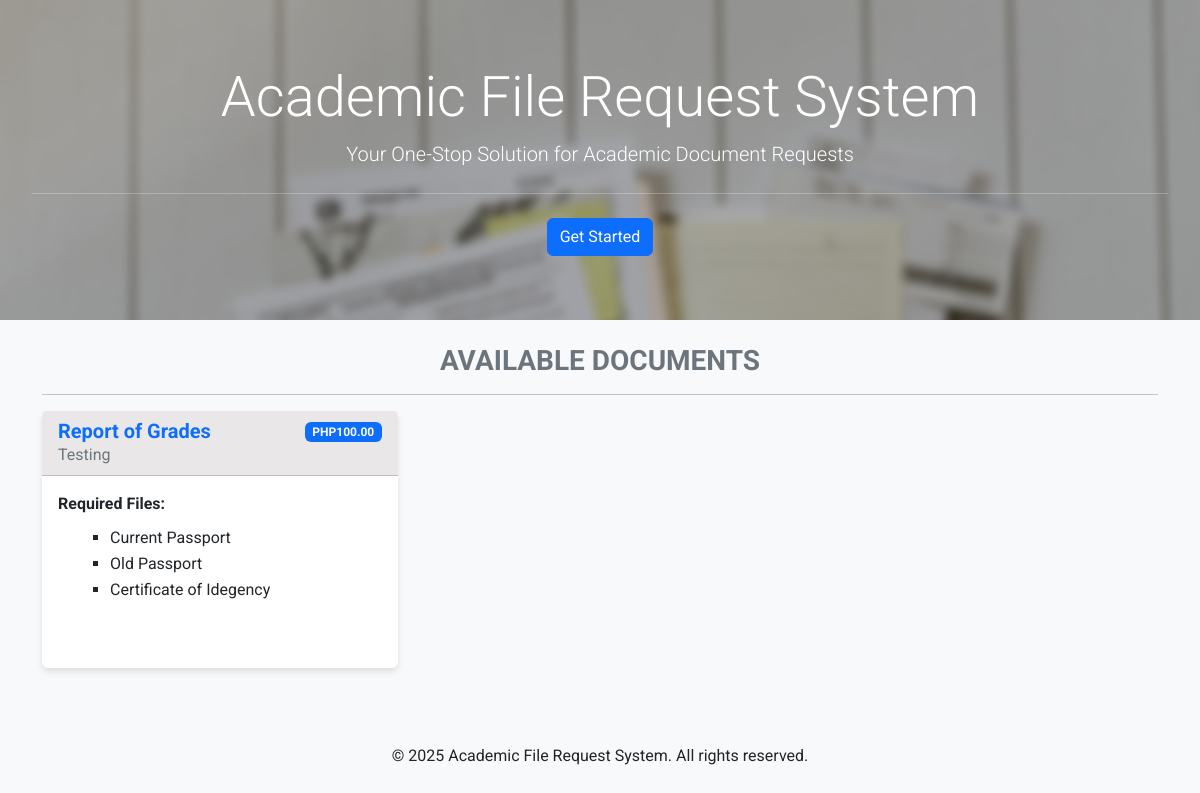
The page / on the database its author committed.
### onlinerequest/models.py (models this page shows, shortened)
class Request(models.Model):
    description = models.CharField(max_length=256)
    files_required = models.CharField(max_length=256)
    document = models.ForeignKey(Document, on_delete=models.CASCADE)
    price = models.CharField(max_length=6, default=1.00)

class Document(models.Model):
    code = models.CharField(max_length=64)
    description = models.CharField(max_length=64)
    active = models.BooleanField(default=True)

class Requirement(models.Model):
    code = models.CharField(max_length=64)
    description = models.CharField(max_length=64)

### onlinerequest/views/views.py (the view)
# urls.py: path('', views.index),
def index(request):
    request_forms = Request.objects.all()
    for request_form in request_forms:
        requirement_descriptions = []
        for requirement_code in request_form.files_required.split(','):
            try:
                requirement = Requirement.objects.get(code=requirement_code)
                requirement_descriptions.append(requirement.description)
            except Requirement.DoesNotExist:
                requirement_descriptions.append(requirement_code)
        request_form.requirement_descriptions = requirement_descriptions
    return render(request, 'index.html', {'request_forms': request_forms})

### onlinerequest/context_processors.py (called while the page is built)
def user_record(request):
    if request.user.is_authenticated:
        try:
            user_record = Record.objects.get(user_number=request.user.student_number)
            return {'user_record': user_record}
        except Record.DoesNotExist:
            return {}
    return {}

def request_forms(request):
    request_forms = Request.objects.all()
    return {'request_forms': request_forms}

### onlinerequest/templates/index.html (shortened to what this page needs)
<!DOCTYPE html>
<html lang="en">
<head>
    {% include 'header.html' %}
</head>
<body class="d-flex flex-column min-vh-100">
    <div class="jumbotron text-center">
        <h1 class="display-4">Academic File Request System</h1>
        <p class="lead">Your One-Stop Solution for Academic Document Requests</p>
        <hr class="my-4">
        <a href="/signup/" class="btn btn-primary">Get Started</a>
    </div>
    <div class="container mt-4">
      <h3 class="text-center text-secondary fw-bold">AVAILABLE DOCUMENTS</h3>
      <hr>
        {% if request_forms %}
            <div class="row row-cols-1 row-cols-md-3 g-4">
                {% for request_form in request_forms %}
                    <div class="col">
                        <div class="card h-100">
                            <div class="card-header">
                              <div class="d-flex justify-content-between">
                                <div>
                                  <h5 class="card-title text-primary mb-0">{{ request_form.document.description }}</h5>
                                  <p class="card-text text-muted">{{ request_form.description }}</p>
                                </div>
                                <div>
                                  <span class="badge bg-primary">PHP{{ request_form.price }}</span>
                                </div>
                              </div>
                            </div>
                            <div class="card-body">
                                <p class="card-text mb-2"><strong>Required Files:</strong></p>
                                <ul class="required-files">
                                    {% for description in request_form.requirement_descriptions %}
                                        <li>{{ description }}</li>
                                    {% endfor %}
                                </ul>
                            </div>
                        </div>
                    </div>
                {% endfor %}
            </div>
        {% else %}
            <p class="text-center">No request forms found.</p>
        {% endif %}
    </div>
    <footer class="footer mt-auto text-center py-3">
        <div class="container mt-5">
            <p>&copy; {% now "Y" %} Academic File Request System. All rights reserved.</p>
        </div>
    </footer>
</body>
</html>

### onlinerequest/templates/index.html (style rules this page uses)
body { background-color: #f8f9fa; font-family: 'Roboto', sans-serif; }
.jumbotron { background-image: url(static/images/files-blurred.png); background-size: cover; color: #fff; padding: 4rem 2rem; }
.card { border: none; box-shadow: 0 4px 6px rgba(0, 0, 0, 0.1); transition: box-shadow 0.3s; position: relative; }
.card-header { background-color: rgb(233, 231, 231); }
.card-body { background-image: url(static/images/paper.jpg); background-repeat: no-repeat; background-size: cover; padding-bottom: 50px; }
.card-title { font-weight: bold; font-size: 1.25rem; margin-bottom: 1rem; }
.required-files { margin-top: 10px; list-style-type: square; }
.required-files li { margin-bottom: 2px; margin-left: 20px; }

### rows shown on the page
Request: document.description "Report of Grades", description "Testing", price "100.00"
Requirement: requirement_descriptions "Current Passport"
Requirement: requirement_descriptions "Old Passport"
Requirement: requirement_descriptions "Certificate of Idegency"
